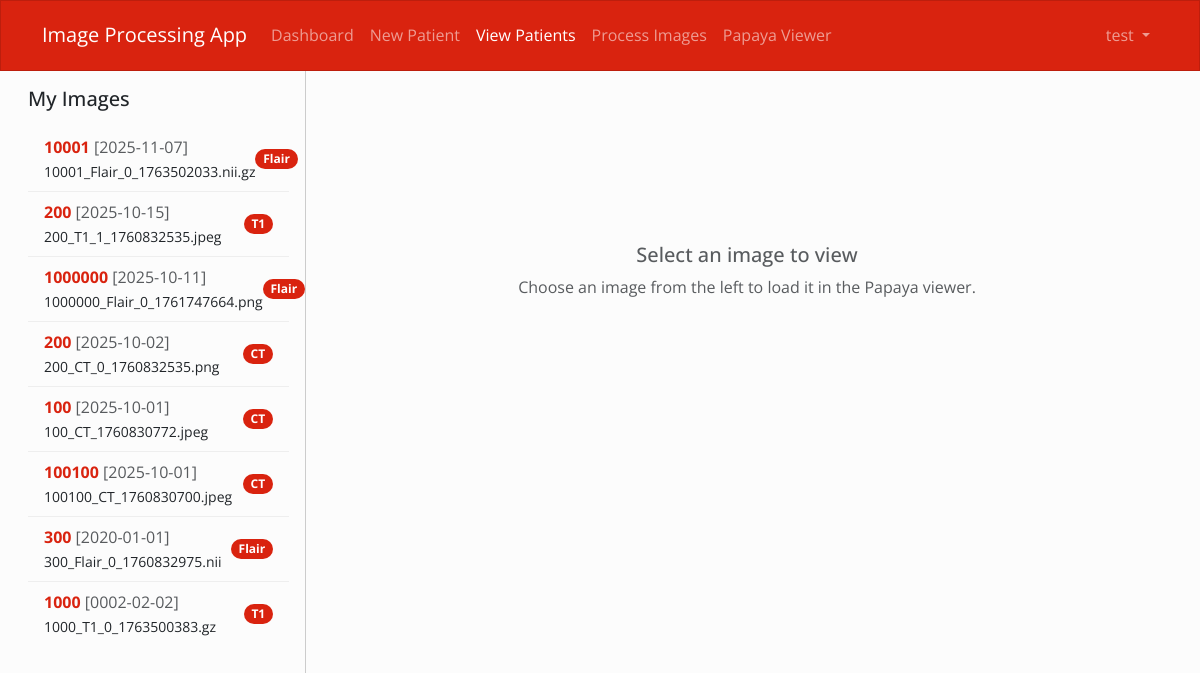
The app's page /patients (signed in) with its own data.
### tables this page shows
CREATE TABLE user (
  id            INTEGER PRIMARY KEY,
  username      TEXT    NOT NULL COLLATE NOCASE UNIQUE,
  email         TEXT    NOT NULL COLLATE NOCASE UNIQUE,
  password      TEXT    NOT NULL,
  role          TEXT    NOT NULL DEFAULT 'doctor' CHECK (role IN ('doctor','admin')),
  created_at    INTEGER NOT NULL,
  updated_at    INTEGER NOT NULL
);

CREATE TABLE image (
  id                 INTEGER PRIMARY KEY,
  patient_id         INTEGER NOT NULL,
  uploader_username  TEXT,
  mri_date           TEXT    NOT NULL,            -- 'YYYY-MM-DD'
  image_name         TEXT    NOT NULL,
  storage_path       TEXT    NOT NULL UNIQUE,     -- server path
  modality           TEXT,
  notes              TEXT,
  created_at         INTEGER NOT NULL,
  updated_at         INTEGER NOT NULL,
  FOREIGN KEY (patient_id)        REFERENCES patient(id)    ON DELETE CASCADE,
  FOREIGN KEY (uploader_username) REFERENCES user(username) ON DELETE SET NULL ON UPDATE CASCADE
);

CREATE TABLE patient (
  id                 INTEGER PRIMARY KEY,
  doctor_username    TEXT NOT NULL,
  patient_code       TEXT UNIQUE,
  birthdate          TEXT NOT NULL,               -- 'YYYY-MM-DD'
  sex                TEXT NOT NULL CHECK (sex IN ('F','M')),
  clinical_diagnosis TEXT,
  created_at         INTEGER NOT NULL,
  updated_at         INTEGER NOT NULL,
  FOREIGN KEY (doctor_username) REFERENCES user(username)
    ON DELETE RESTRICT ON UPDATE CASCADE
);

### main.py (the view)
@app.get("/patients")
async def view_patients(request: Request):
    user = get_current_user(request)
    if not user:
        return RedirectResponse("/?error=Please+log+in+first", status_code=303)
    with get_conn() as con:
        rows = con.execute(
            """
            SELECT i.id           AS image_id,
                   i.mri_date     AS mri_date,
                   i.image_name   AS image_name,
                   i.modality     AS modality,
                   i.storage_path AS storage_path,
                   p.patient_code AS patient_code
            FROM image i
                     INNER JOIN patient p ON i.patient_id = p.id
            WHERE p.doctor_username = ?
            ORDER BY i.mri_date DESC, i.id DESC
            """,
            (user["username"],)
        ).fetchall()
    images = []
    for row in rows:
        row = dict(row)
        storage_path = row.get("storage_path")
        print(storage_path)
        if storage_path:
            image_url =  storage_path
        else:
            image_url = None
        images.append({
            "image_id": row["image_id"],
            "patient_code": row["patient_code"],
            "mri_date": row.get("mri_date"),
            "image_name": row.get("image_name"),
            "modality": row.get("modality"),
            "url": image_url,
        })
    context = {
        "request": request,
        "app_name": "Image Processing App",
        "user": user,
        "current_page": "patients",
        "images": images,
    }
    return templates.TemplateResponse("dashboard/patients.html", context)

### templates/dashboard/patients.html (shortened to what this page needs)
<!DOCTYPE html>
<html lang="en">
<head>
    <link rel="stylesheet" href="https://cdn.jsdelivr.net/npm/bootswatch@5/dist/simplex/bootstrap.min.css">
    <link rel="stylesheet" type="text/css" href="/static/papaya/papaya.css" />
</head>
<body>
    {% include 'dashboard/nav_header.html' %}
    <div class="container-fluid">
        <div class="row g-0 min-vh-100">
            <div class="col-12 col-md-4 col-lg-3 border-end overflow-auto">
                <div class="p-3">
                    <h5 class="mb-3">My Images</h5>
                    {% if images and images|length > 0 %}
                        <div class="list-group list-group-flush">
                            {% for img in images %}
                                <a href="#" class="list-group-item list-group-item-action d-flex justify-content-between align-items-center image-selector"
                                   url="{{ img.url }}"
                                   data-patient-code="{{ img.patient_code }}">
                                    <span>
                                        <span class="text-primary fw-bold">{{ img.patient_code }}</span>
                                        {% if img.mri_date %}<span class="text-muted"> [{{ img.mri_date }}]</span>{% endif %}
                                        <br>
                                        <small>{{ img.image_name }}</small>
                                    </span>
                                    {% if img.modality %}
                                        <span class="badge rounded-pill bg-primary">{{ img.modality }}</span>
                                    {% endif %}
                                </a>
                            {% endfor %}
                        </div>
                    {% endif %}
                </div>
            </div>
            <div class="col-12 col-md-8 col-lg-9 d-flex flex-column papaya-container">
                <div id="noImageMessage" class="d-flex flex-column justify-content-center align-items-center text-muted p-4 w-100" style="min-height: 50vh;">
                    <h5 class="mb-2">Select an image to view</h5>
                    <p class="mb-0">Choose an image from the left to load it in the Papaya viewer.</p>
                </div>
            </div>
        </div>
    </div>
</body>
</html>

### templates/dashboard/nav_header.html (shortened to what this page needs)
<nav class="navbar navbar-expand-lg navbar-dark bg-primary">
    <div class="container">
        <a class="navbar-brand" href="/dashboard">{{ app_name }}</a>
        <div class="collapse navbar-collapse" id="navbarNav">
            <ul class="navbar-nav me-auto">
                <li class="nav-item">
                    <a class="nav-link {% if current_page == 'dashboard' %}active{% endif %}" href="/dashboard">Dashboard</a>
                </li>
                <li class="nav-item">
                    <a class="nav-link {% if current_page == 'new_patient' %}active{% endif %}" href="/new-patient">New Patient</a>
                </li>
                <li class="nav-item">
                    <a class="nav-link {% if current_page == 'patients' %}active{% endif %}" href="/patients">View Patients</a>
                </li>
                <li class="nav-item">
                    <a class="nav-link {% if current_page == 'process_images' %}active{% endif %}" href="/process-images">Process Images</a>
                </li>
                <li class="nav-item">
                    <a class="nav-link {% if current_page == 'papaya_viewer' %}active{% endif %}" href="/papaya">Papaya Viewer</a>
                </li>
            </ul>
            <ul class="navbar-nav">
                <li class="nav-item dropdown">
                    <a class="nav-link dropdown-toggle" href="#" id="navbarDropdown" role="button" data-bs-toggle="dropdown">
                        {{ user.username }}
                    </a>
                </li>
            </ul>
        </div>
    </div>
</nav>

### records on screen
user: username "test"
image: patient_code "10001", mri_date "2025-11-07", image_name "10001_Flair_0_1763502033.nii.gz", modality "Flair"
image: patient_code "200", mri_date "2025-10-15", image_name "200_T1_1_1760832535.jpeg", modality "T1"
image: patient_code "1000000", mri_date "2025-10-11", image_name "1000000_Flair_0_1761747664.png", modality "Flair"
image: patient_code "200", mri_date "2025-10-02", image_name "200_CT_0_1760832535.png", modality "CT"
image: patient_code "100", mri_date "2025-10-01", image_name "100_CT_1760830772.jpeg", modality "CT"
image: patient_code "100100", mri_date "2025-10-01", image_name "100100_CT_1760830700.jpeg", modality "CT"
image: patient_code "300", mri_date "2020-01-01", image_name "300_Flair_0_1760832975.nii", modality "Flair"
image: patient_code "1000", mri_date "0002-02-02", image_name "1000_T1_0_1763500383.gz", modality "T1"

### other values on screen
{{ app_name }} "Image Processing App"
